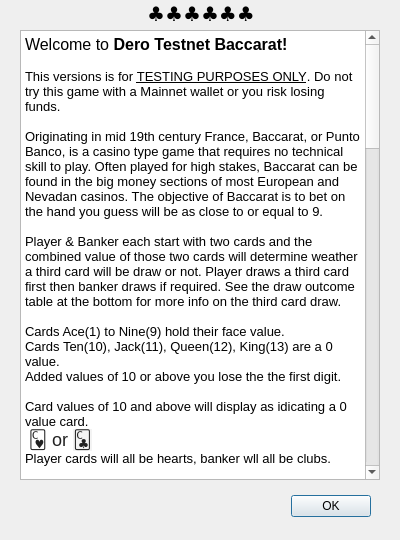
 <widget class="QDialog" name="helpmenu">
  <property name="geometry">
   <rect>
    <x>0</x>
    <y>0</y>
    <width>400</width>
    <height>540</height>
   </rect>
  </property>
  <property name="windowTitle">
   <string>Menu</string>
  </property>
  <widget class="QDialogButtonBox" name="buttonBox">
   <property name="geometry">
    <rect>
     <x>30</x>
     <y>490</y>
     <width>341</width>
     <height>32</height>
    </rect>
   </property>
   <property name="orientation">
    <enum>Qt::Horizontal</enum>
   </property>
   <property name="standardButtons">
    <set>QDialogButtonBox::Ok</set>
   </property>
  </widget>
  <widget class="QTextBrowser" name="textBrowser">
   <property name="geometry">
    <rect>
     <x>20</x>
     <y>30</y>
     <width>360</width>
     <height>450</height>
    </rect>
   </property>
   <property name="html">
    <string>&lt;!DOCTYPE HTML PUBLIC &quot;-//W3C//DTD HTML 4.0//EN&quot; &quot;http://www.w3.org/TR/REC-html40/strict.dtd&quot;&gt;
&lt;html&gt;&lt;head&gt;&lt;meta name=&quot;qrichtext&quot; content=&quot;1&quot; /&gt;&lt;style type=&quot;text/css&quot;&gt;
p, li { white-space: pre-wrap; }
&lt;/style&gt;&lt;/head&gt;&lt;body style=&quot; font-family:'Ubuntu'; font-size:10pt; font-weight:400; font-style:normal;&quot;&gt;
&lt;p style=&quot; margin-top:0px; margin-bottom:0px; margin-left:0px; margin-right:0px; -qt-block-indent:0; text-indent:0px;&quot;&gt;&lt;span style=&quot; font-size:12pt; background-color:transparent;&quot;&gt;Welcome to &lt;/span&gt;&lt;span style=&quot; font-size:12pt; font-weight:600; background-color:transparent;&quot;&gt;Dero&lt;/span&gt;&lt;span style=&quot; font-size:12pt; background-color:transparent;&quot;&gt; &lt;/span&gt;&lt;span style=&quot; font-size:12pt; font-weight:600; background-color:transparent;&quot;&gt;Testnet Baccarat!&lt;/span&gt;&lt;span style=&quot; font-size:12pt; background-color:transparent;&quot;&gt; &lt;/span&gt;&lt;/p&gt;
&lt;p style=&quot;-qt-paragraph-type:empty; margin-top:0px; margin-bottom:0px; margin-left:0px; margin-right:0px; -qt-block-indent:0; text-indent:0px;&quot;&gt;&lt;br /&gt;&lt;/p&gt;
&lt;p style=&quot; margin-top:0px; margin-bottom:0px; margin-left:0px; margin-right:0px; -qt-block-indent:0; text-indent:0px;&quot;&gt;&lt;span style=&quot; background-color:transparent;&quot;&gt;This versions is for &lt;/span&gt;&lt;span style=&quot; text-decoration: underline; background-color:transparent;&quot;&gt;TESTING PURPOSES ONLY&lt;/span&gt;&lt;span style=&quot; background-color:transparent;&quot;&gt;. Do not try this game with a Mainnet wallet or you risk losing funds.&lt;/span&gt;&lt;/p&gt;
&lt;p style=&quot;-qt-paragraph-type:empty; margin-top:0px; margin-bottom:0px; margin-left:0px; margin-right:0px; -qt-block-indent:0; text-indent:0px;&quot;&gt;&lt;br /&gt;&lt;/p&gt;
&lt;p style=&quot; margin-top:0px; margin-bottom:0px; margin-left:0px; margin-right:0px; -qt-block-indent:0; text-indent:0px;&quot;&gt;&lt;span style=&quot; background-color:transparent;&quot;&gt;Originating in mid 19th century France, Baccarat, or Punto Banco, is a casino type game that requires no technical skill to play. Often played for high stakes, Baccarat can be found in the big money sections of most European and Nevadan casinos. The objective of Baccarat is to bet on the hand you guess will be as close to or equal to 9. &lt;/span&gt;&lt;/p&gt;
&lt;p style=&quot;-qt-paragraph-type:empty; margin-top:0px; margin-bottom:0px; margin-left:0px; margin-right:0px; -qt-block-indent:0; text-indent:0px;&quot;&gt;&lt;br /&gt;&lt;/p&gt;
&lt;p style=&quot; margin-top:0px; margin-bottom:0px; margin-left:0px; margin-right:0px; -qt-block-indent:0; text-indent:0px;&quot;&gt;&lt;span style=&quot; background-color:transparent;&quot;&gt;Player &amp;amp; Banker each start with two cards and the combined value of those two cards will determine weather a third card will be draw or not. Player draws a third card first then banker draws if required. See the draw outcome table at the bottom for more info on the third card draw.&lt;/span&gt;&lt;/p&gt;
&lt;p style=&quot;-qt-paragraph-type:empty; margin-top:0px; margin-bottom:0px; margin-left:0px; margin-right:0px; -qt-block-indent:0; text-indent:0px;&quot;&gt;&lt;br /&gt;&lt;/p&gt;
&lt;p style=&quot; margin-top:0px; margin-bottom:0px; margin-left:0px; margin-right:0px; -qt-block-indent:0; text-indent:0px;&quot;&gt;&lt;span style=&quot; background-color:transparent;&quot;&gt;Cards Ace(1) to Nine(9) hold their face value.&lt;/span&gt;&lt;/p&gt;
&lt;p style=&quot; margin-top:0px; margin-bottom:0px; margin-left:0px; margin-right:0px; -qt-block-indent:0; text-indent:0px;&quot;&gt;&lt;span style=&quot; background-color:transparent;&quot;&gt;Cards Ten(10), Jack(11), Queen(12), King(13) are a 0 value.&lt;/span&gt;&lt;/p&gt;
&lt;p style=&quot; margin-top:0px; margin-bottom:0px; margin-left:0px; margin-right:0px; -qt-block-indent:0; text-indent:0px;&quot;&gt;&lt;span style=&quot; background-color:transparent;&quot;&gt;Added values of 10 or above you lose the the first digit.&lt;/span&gt;&lt;/p&gt;
&lt;p style=&quot;-qt-paragraph-type:empty; margin-top:0px; margin-bottom:0px; margin-left:0px; margin-right:0px; -qt-block-indent:0; text-indent:0px;&quot;&gt;&lt;br /&gt;&lt;/p&gt;
&lt;p style=&quot; margin-top:0px; margin-bottom:0px; margin-left:0px; margin-right:0px; -qt-block-indent:0; text-indent:0px;&quot;&gt;&lt;span style=&quot; background-color:transparent;&quot;&gt;Card values of 10 and above will display as idicating a 0 value card.&lt;/span&gt;&lt;/p&gt;
&lt;p style=&quot; margin-top:0px; margin-bottom:0px; margin-left:0px; margin-right:0px; -qt-block-indent:0; text-indent:0px;&quot;&gt;&lt;span style=&quot; background-color:transparent;&quot;&gt; &lt;/span&gt;&lt;span style=&quot; font-family:'source_sans_proregular,helvetica neue,Arial,Helvetica,Geneva,sans-serif'; font-size:18px; color:#222222; background-color:#ffffff;&quot;&gt;🂼 or &lt;/span&gt;&lt;span style=&quot; font-family:'source_sans_proregular,helvetica neue,Arial,Helvetica,Geneva,sans-serif'; font-size:18px; color:#222222; background-color:#f3f3f3;&quot;&gt;🃜&lt;/span&gt;&lt;/p&gt;
&lt;p style=&quot; margin-top:0px; margin-bottom:0px; margin-left:0px; margin-right:0px; -qt-block-indent:0; text-indent:0px;&quot;&gt;Player cards will all be hearts, banker wll all be clubs.&lt;/p&gt;
&lt;p style=&quot;-qt-paragraph-type:empty; margin-top:0px; margin-bottom:0px; margin-left:0px; margin-right:0px; -qt-block-indent:0; text-indent:0px;&quot;&gt;&lt;br /&gt;&lt;/p&gt;
&lt;p style=&quot;-qt-paragraph-type:empty; margin-top:0px; margin-bottom:0px; margin-left:0px; margin-right:0px; -qt-block-indent:0; text-indent:0px;&quot;&gt;&lt;br /&gt;&lt;/p&gt;
&lt;p align=&quot;center&quot; style=&quot; margin-top:0px; margin-bottom:0px; margin-left:0px; margin-right:0px; -qt-block-indent:0; text-indent:0px;&quot;&gt;&lt;span style=&quot; font-style:italic; text-decoration: underline; background-color:transparent;&quot;&gt;Some examples&lt;/span&gt;&lt;span style=&quot; background-color:transparent;&quot;&gt;: &lt;/span&gt;&lt;/p&gt;
&lt;p align=&quot;center&quot; style=&quot;-qt-paragraph-type:empty; margin-top:0px; margin-bottom:0px; margin-left:0px; margin-right:0px; -qt-block-indent:0; text-indent:0px;&quot;&gt;&lt;br /&gt;&lt;/p&gt;
&lt;p align=&quot;center&quot; style=&quot; margin-top:0px; margin-bottom:0px; margin-left:0px; margin-right:0px; -qt-block-indent:0; text-indent:0px;&quot;&gt;&lt;span style=&quot; background-color:transparent;&quot;&gt;Two &amp;amp; Seven = Nine&lt;/span&gt;&lt;/p&gt;
&lt;p align=&quot;center&quot; style=&quot; margin-top:0px; margin-bottom:0px; margin-left:0px; margin-right:0px; -qt-block-indent:0; text-indent:0px;&quot;&gt;&lt;span style=&quot; background-color:transparent;&quot;&gt;Two &amp;amp; Nine = One &lt;/span&gt;&lt;/p&gt;
&lt;p align=&quot;center&quot; style=&quot; margin-top:0px; margin-bottom:0px; margin-left:0px; margin-right:0px; -qt-block-indent:0; text-indent:0px;&quot;&gt;&lt;span style=&quot; background-color:transparent;&quot;&gt;Seven &amp;amp; Seven = Four &lt;/span&gt;&lt;/p&gt;
&lt;p align=&quot;center&quot; style=&quot; margin-top:0px; margin-bottom:0px; margin-left:0px; margin-right:0px; -qt-block-indent:0; text-indent:0px;&quot;&gt;&lt;span style=&quot; background-color:transparent;&quot;&gt;Ten &amp;amp; Ten = Zero&lt;/span&gt;&lt;/p&gt;
&lt;p align=&quot;center&quot; style=&quot; margin-top:0px; margin-bottom:0px; margin-left:0px; margin-right:0px; -qt-block-indent:0; text-indent:0px;&quot;&gt;&lt;span style=&quot; background-color:transparent;&quot;&gt;Ten &amp;amp; King &amp;amp; 4 = Four&lt;/span&gt;&lt;/p&gt;
&lt;p align=&quot;center&quot; style=&quot;-qt-paragraph-type:empty; margin-top:0px; margin-bottom:0px; margin-left:0px; margin-right:0px; -qt-block-indent:0; text-indent:0px;&quot;&gt;&lt;br /&gt;&lt;/p&gt;
&lt;p align=&quot;center&quot; style=&quot; margin-top:0px; margin-bottom:0px; margin-left:0px; margin-right:0px; -qt-block-indent:0; text-indent:0px;&quot;&gt;		&lt;/p&gt;
&lt;p style=&quot; margin-top:0px; margin-bottom:0px; margin-left:0px; margin-right:0px; -qt-block-indent:0; text-indent:0px;&quot;&gt;&lt;span style=&quot; font-size:12pt; text-decoration: underline; background-color:transparent;&quot;&gt;How to Play&lt;/span&gt;&lt;span style=&quot; font-size:12pt; background-color:transparent;&quot;&gt;:&lt;/span&gt;&lt;/p&gt;
&lt;p style=&quot; margin-top:0px; margin-bottom:0px; margin-left:0px; margin-right:0px; -qt-block-indent:0; text-indent:0px;&quot;&gt;&lt;span style=&quot; background-color:transparent;&quot;&gt;Enter your daemon &amp;amp; wallet rpc address in the box provided and click connect. If you have a rpc user:pass you can enter it in the boxes provided if not leave blank. Click connect for daemon &amp;amp; wallet, if connection is successful you will see the connected &lt;/span&gt;&lt;span style=&quot; font-weight:600; background-color:transparent;&quot;&gt;box checked&lt;/span&gt;&lt;span style=&quot; background-color:transparent;&quot;&gt;. If the connected box is &lt;/span&gt;&lt;span style=&quot; font-style:italic; background-color:transparent;&quot;&gt;not checked&lt;/span&gt;&lt;span style=&quot; background-color:transparent;&quot;&gt; you are not connected and will not be able play.&lt;/span&gt;&lt;/p&gt;
&lt;p style=&quot;-qt-paragraph-type:empty; margin-top:0px; margin-bottom:0px; margin-left:0px; margin-right:0px; -qt-block-indent:0; text-indent:0px;&quot;&gt;&lt;br /&gt;&lt;/p&gt;
&lt;p style=&quot; margin-top:0px; margin-bottom:0px; margin-left:0px; margin-right:0px; -qt-block-indent:0; text-indent:0px;&quot;&gt;&lt;span style=&quot; background-color:transparent;&quot;&gt;Once connected you can click the Get Chips button to get Chips to play with. Dero Testnet Baccarat ONLY accepts Chips for betting. You can click the Trade Chips button to swap your chips back to Dero. &lt;/span&gt;&lt;/p&gt;
&lt;p align=&quot;center&quot; style=&quot; margin-top:0px; margin-bottom:0px; margin-left:0px; margin-right:0px; -qt-block-indent:0; text-indent:0px;&quot;&gt;&lt;span style=&quot; font-style:italic; background-color:transparent;&quot;&gt;Exchange rate : 1 Dero = 9 Chips.&lt;/span&gt;&lt;/p&gt;
&lt;p style=&quot;-qt-paragraph-type:empty; margin-top:0px; margin-bottom:0px; margin-left:0px; margin-right:0px; -qt-block-indent:0; text-indent:0px;&quot;&gt;&lt;br /&gt;&lt;/p&gt;
&lt;p style=&quot; margin-top:0px; margin-bottom:0px; margin-left:0px; margin-right:0px; -qt-block-indent:0; text-indent:0px;&quot;&gt;&lt;span style=&quot; background-color:transparent;&quot;&gt;To place a bet click on player or banker or tie. One bet per hand currently (ei. no betting on player + tie in one single hand). A confirmation box will pop up to confirm your selected bet. If the displayed bet is correct, click Yes. You will then receive a Hand TXID. You have now placed a bet! &lt;/span&gt;&lt;/p&gt;
&lt;p style=&quot;-qt-paragraph-type:empty; margin-top:0px; margin-bottom:0px; margin-left:0px; margin-right:0px; -qt-block-indent:0; text-indent:0px;&quot;&gt;&lt;br /&gt;&lt;/p&gt;
&lt;p style=&quot; margin-top:0px; margin-bottom:0px; margin-left:0px; margin-right:0px; -qt-block-indent:0; text-indent:0px;&quot;&gt;&lt;span style=&quot; background-color:transparent;&quot;&gt;Your hand result should pop on screen 30 seconds after you've placed a bet. If you would like to confirm the app displayed the correct hand result for the hand you just bet on there are a couple ways to do so. Using your Hand TXID, you can the view latest hand result on the explorer by looking at the contract. The SC info and hand hand values will also pop up on your terminal after each hand is played so you are to cross reference there as well.&lt;/span&gt;&lt;/p&gt;
&lt;p style=&quot;-qt-paragraph-type:empty; margin-top:0px; margin-bottom:0px; margin-left:0px; margin-right:0px; -qt-block-indent:0; text-indent:0px;&quot;&gt;&lt;br /&gt;&lt;/p&gt;
&lt;p style=&quot; margin-top:0px; margin-bottom:0px; margin-left:0px; margin-right:0px; -qt-block-indent:0; text-indent:0px;&quot;&gt;&lt;span style=&quot; font-size:12pt; text-decoration: underline; background-color:transparent;&quot;&gt;Draw&lt;/span&gt;&lt;span style=&quot; font-size:12pt; background-color:transparent;&quot;&gt;:&lt;/span&gt;&lt;/p&gt;
&lt;p style=&quot; margin-top:0px; margin-bottom:0px; margin-left:0px; margin-right:0px; -qt-block-indent:0; text-indent:0px;&quot;&gt;&lt;span style=&quot; background-color:transparent;&quot;&gt;Player &amp;amp; banker both start the game with two cards. If player or banker has a natural 8 or 9 (ei. two card total of 8 or 9, Four + Five = Nine) there will be &lt;/span&gt;&lt;span style=&quot; font-weight:600; background-color:transparent;&quot;&gt;NO DRAW&lt;/span&gt;&lt;span style=&quot; background-color:transparent;&quot;&gt; for either player or banker. Player draws first card and will &lt;/span&gt;&lt;span style=&quot; font-weight:600; background-color:transparent;&quot;&gt;only&lt;/span&gt;&lt;span style=&quot; background-color:transparent;&quot;&gt; draw on a total of 5 or less. Player will stand on two card total of 6 or above.&lt;/span&gt;&lt;/p&gt;
&lt;p style=&quot;-qt-paragraph-type:empty; margin-top:0px; margin-bottom:0px; margin-left:0px; margin-right:0px; -qt-block-indent:0; text-indent:0px;&quot;&gt;&lt;br /&gt;&lt;/p&gt;
&lt;p align=&quot;center&quot; style=&quot; margin-top:0px; margin-bottom:0px; margin-left:0px; margin-right:0px; -qt-block-indent:0; text-indent:0px;&quot;&gt;&lt;span style=&quot; background-color:transparent;&quot;&gt;Banker now draws and banker draw is determined as per graph below.&lt;/span&gt;&lt;/p&gt;
&lt;p align=&quot;center&quot; style=&quot; margin-top:0px; margin-bottom:0px; margin-left:0px; margin-right:0px; -qt-block-indent:0; text-indent:0px;&quot;&gt;&lt;span style=&quot; font-weight:600; background-color:transparent;&quot;&gt;S&lt;/span&gt;&lt;span style=&quot; background-color:transparent;&quot;&gt; = stand (&lt;/span&gt;&lt;span style=&quot; font-weight:600; background-color:transparent;&quot;&gt;no&lt;/span&gt;&lt;span style=&quot; background-color:transparent;&quot;&gt; third card will be drawn)&lt;/span&gt;&lt;/p&gt;
&lt;p align=&quot;center&quot; style=&quot; margin-top:0px; margin-bottom:0px; margin-left:0px; margin-right:0px; -qt-block-indent:0; text-indent:0px;&quot;&gt;&lt;span style=&quot; font-weight:600; background-color:transparent;&quot;&gt;H&lt;/span&gt;&lt;span style=&quot; background-color:transparent;&quot;&gt; = hit (third card &lt;/span&gt;&lt;span style=&quot; font-weight:600; background-color:transparent;&quot;&gt;will&lt;/span&gt;&lt;span style=&quot; background-color:transparent;&quot;&gt; be drawn)&lt;/span&gt;&lt;br /&gt;&lt;/p&gt;
&lt;p style=&quot;-qt-paragraph-type:empty; margin-top:0px; margin-bottom:0px; margin-left:0px; margin-right:0px; -qt-block-indent:0; text-indent:0px;&quot;&gt;&lt;br /&gt;&lt;/p&gt;
&lt;p align=&quot;center&quot; style=&quot; margin-top:0px; margin-bottom:0px; margin-left:0px; margin-right:0px; -qt-block-indent:0; text-indent:0px;&quot;&gt;                 &lt;span style=&quot; font-weight:600;&quot;&gt;Player Third Card Total&lt;/span&gt;&lt;/p&gt;
&lt;p align=&quot;center&quot; style=&quot; margin-top:0px; margin-bottom:0px; margin-left:0px; margin-right:0px; -qt-block-indent:0; text-indent:0px;&quot;&gt;                   &lt;span style=&quot; font-weight:600;&quot;&gt;0  1  2  3  4  5  6  7  8  9&lt;/span&gt;&lt;/p&gt;
&lt;p align=&quot;center&quot; style=&quot;-qt-paragraph-type:empty; margin-top:0px; margin-bottom:0px; margin-left:0px; margin-right:0px; -qt-block-indent:0; text-indent:0px; font-weight:600;&quot;&gt;&lt;br /&gt;&lt;/p&gt;
&lt;p align=&quot;center&quot; style=&quot; margin-top:0px; margin-bottom:0px; margin-left:0px; margin-right:0px; -qt-block-indent:0; text-indent:0px;&quot;&gt;&lt;span style=&quot; font-weight:600; font-style:italic;&quot;&gt;        9        &lt;/span&gt;&lt;span style=&quot; font-style:italic;&quot;&gt;S  S  S  S  S  S  S  S  S  S&lt;/span&gt;&lt;/p&gt;
&lt;p align=&quot;center&quot; style=&quot; margin-top:0px; margin-bottom:0px; margin-left:0px; margin-right:0px; -qt-block-indent:0; text-indent:0px;&quot;&gt;&lt;span style=&quot; font-weight:600; font-style:italic;&quot;&gt;B     8        &lt;/span&gt;&lt;span style=&quot; font-style:italic;&quot;&gt;S  S  S  S  S  S  S  S  S  S&lt;/span&gt;&lt;/p&gt;
&lt;p align=&quot;center&quot; style=&quot; margin-top:0px; margin-bottom:0px; margin-left:0px; margin-right:0px; -qt-block-indent:0; text-indent:0px;&quot;&gt;&lt;span style=&quot; font-weight:600; font-style:italic;&quot;&gt;A     7        &lt;/span&gt;&lt;span style=&quot; font-style:italic;&quot;&gt;S  S  S  S  S  S  S  S  S  S&lt;/span&gt;&lt;/p&gt;
&lt;p align=&quot;center&quot; style=&quot; margin-top:0px; margin-bottom:0px; margin-left:0px; margin-right:0px; -qt-block-indent:0; text-indent:0px;&quot;&gt;&lt;span style=&quot; font-weight:600; font-style:italic;&quot;&gt;N     6        &lt;/span&gt;&lt;span style=&quot; font-style:italic;&quot;&gt;S  S  S  S  S  S  H  H  S  S&lt;/span&gt;&lt;/p&gt;
&lt;p align=&quot;center&quot; style=&quot; margin-top:0px; margin-bottom:0px; margin-left:0px; margin-right:0px; -qt-block-indent:0; text-indent:0px;&quot;&gt;&lt;span style=&quot; font-weight:600; font-style:italic;&quot;&gt;K     5        &lt;/span&gt;&lt;span style=&quot; font-style:italic;&quot;&gt;S  S  S  S  H  H  H  H  S  S&lt;/span&gt;&lt;/p&gt;
&lt;p align=&quot;center&quot; style=&quot; margin-top:0px; margin-bottom:0px; margin-left:0px; margin-right:0px; -qt-block-indent:0; text-indent:0px;&quot;&gt;&lt;span style=&quot; font-weight:600; font-style:italic;&quot;&gt;E     4        &lt;/span&gt;&lt;span style=&quot; font-style:italic;&quot;&gt;S  S  H  H  H  H  H  H  S  S&lt;/span&gt;&lt;/p&gt;
&lt;p align=&quot;center&quot; style=&quot; margin-top:0px; margin-bottom:0px; margin-left:0px; margin-right:0px; -qt-block-indent:0; text-indent:0px;&quot;&gt;&lt;span style=&quot; font-weight:600; font-style:italic;&quot;&gt;R     3       &lt;/span&gt;&lt;span style=&quot; font-style:italic;&quot;&gt;H  H  H  H  H  H  H  H  S  H&lt;/span&gt;&lt;/p&gt;
&lt;p align=&quot;center&quot; style=&quot; margin-top:0px; margin-bottom:0px; margin-left:0px; margin-right:0px; -qt-block-indent:0; text-indent:0px;&quot;&gt;&lt;span style=&quot; font-weight:600; font-style:italic;&quot;&gt;       2        &lt;/span&gt;&lt;span style=&quot; font-style:italic;&quot;&gt;H  H  H  H  H  H  H  H  H  H&lt;/span&gt;&lt;/p&gt;
&lt;p align=&quot;center&quot; style=&quot; margin-top:0px; margin-bottom:0px; margin-left:0px; margin-right:0px; -qt-block-indent:0; text-indent:0px;&quot;&gt;&lt;span style=&quot; font-weight:600; font-style:italic;&quot;&gt;       1        &lt;/span&gt;&lt;span style=&quot; font-style:italic;&quot;&gt;H  H  H  H  H  H  H  H  H  H&lt;/span&gt;&lt;/p&gt;
&lt;p align=&quot;center&quot; style=&quot; margin-top:0px; margin-bottom:0px; margin-left:0px; margin-right:0px; -qt-block-indent:0; text-indent:0px;&quot;&gt;&lt;span style=&quot; font-weight:600; font-style:italic;&quot;&gt;       0        &lt;/span&gt;&lt;span style=&quot; font-style:italic;&quot;&gt;H  H  H  H  H  H  H  H  H  H&lt;/span&gt;&lt;/p&gt;
&lt;p align=&quot;center&quot; style=&quot; margin-top:0px; margin-bottom:0px; margin-left:0px; margin-right:0px; -qt-block-indent:0; text-indent:0px;&quot;&gt;  &lt;/p&gt;
&lt;p style=&quot; margin-top:0px; margin-bottom:0px; margin-left:0px; margin-right:0px; -qt-block-indent:0; text-indent:0px;&quot;&gt;&lt;span style=&quot; font-size:12pt; text-decoration: underline;&quot;&gt;Hand Result Display&lt;/span&gt;&lt;span style=&quot; font-size:12pt;&quot;&gt;:&lt;/span&gt;&lt;/p&gt;
&lt;p style=&quot; margin-top:0px; margin-bottom:0px; margin-left:0px; margin-right:0px; -qt-block-indent:0; text-indent:0px;&quot;&gt;Cards&lt;span style=&quot; font-weight:600;&quot;&gt; x &amp;amp; y &lt;/span&gt;are the first two cards delt. If &lt;span style=&quot; font-weight:600;&quot;&gt;x or y &lt;/span&gt;is showing 0 that means it was either a Ten(10) Jack(11) Queen(12) or King(13)&lt;/p&gt;
&lt;p style=&quot;-qt-paragraph-type:empty; margin-top:0px; margin-bottom:0px; margin-left:0px; margin-right:0px; -qt-block-indent:0; text-indent:0px;&quot;&gt;&lt;br /&gt;&lt;/p&gt;
&lt;p style=&quot; margin-top:0px; margin-bottom:0px; margin-left:0px; margin-right:0px; -qt-block-indent:0; text-indent:0px;&quot;&gt;Card &lt;span style=&quot; font-weight:600;&quot;&gt;z &lt;/span&gt;is the draw card. If  &lt;span style=&quot; font-weight:600;&quot;&gt;z &lt;/span&gt;is showing 0 it means there was no third card drawn. &lt;span style=&quot; font-weight:600;&quot;&gt;Z &lt;/span&gt;will display the number of the third card if drawn, that was you can confirm weather third card was drawn or not. &lt;/p&gt;
&lt;p style=&quot;-qt-paragraph-type:empty; margin-top:0px; margin-bottom:0px; margin-left:0px; margin-right:0px; -qt-block-indent:0; text-indent:0px;&quot;&gt;&lt;br /&gt;&lt;/p&gt;
&lt;p align=&quot;center&quot; style=&quot; margin-top:0px; margin-bottom:0px; margin-left:0px; margin-right:0px; -qt-block-indent:0; text-indent:0px;&quot;&gt;&lt;span style=&quot; font-style:italic;&quot;&gt;In this example player Z did not draw a third card &amp;amp; banker Z did draw a third card.&lt;/span&gt;&lt;/p&gt;
&lt;p style=&quot;-qt-paragraph-type:empty; margin-top:0px; margin-bottom:0px; margin-left:0px; margin-right:0px; -qt-block-indent:0; text-indent:0px; font-size:12pt;&quot;&gt;&lt;br /&gt;&lt;/p&gt;
&lt;table border=&quot;0&quot; style=&quot; margin-top:10px; margin-bottom:36px; margin-left:36px; margin-right:36px;&quot; cellspacing=&quot;2&quot; cellpadding=&quot;0&quot; bgcolor=&quot;#ffffff&quot;&gt;
&lt;tr&gt;
&lt;td&gt;&lt;/td&gt;
&lt;td&gt;&lt;/td&gt;&lt;/tr&gt;
&lt;tr&gt;
&lt;td&gt;
&lt;p align=&quot;center&quot; style=&quot; margin-top:0px; margin-bottom:0px; margin-left:0px; margin-right:0px; -qt-block-indent:0; text-indent:0px;&quot;&gt;&lt;span style=&quot; font-family:'Lucida Console,Monaco,monospace'; font-size:medium; color:#008000;&quot;&gt;2-Banker total:&lt;/span&gt;&lt;/p&gt;&lt;/td&gt;
&lt;td&gt;
&lt;p style=&quot; margin-top:0px; margin-bottom:0px; margin-left:0px; margin-right:0px; -qt-block-indent:0; text-indent:0px;&quot;&gt;&lt;span style=&quot; font-family:'Lucida Console,Monaco,monospace'; font-size:medium; color:#008000;&quot;&gt;0&lt;/span&gt;&lt;/p&gt;&lt;/td&gt;&lt;/tr&gt;
&lt;tr&gt;
&lt;td&gt;
&lt;p align=&quot;center&quot; style=&quot; margin-top:0px; margin-bottom:0px; margin-left:0px; margin-right:0px; -qt-block-indent:0; text-indent:0px;&quot;&gt;&lt;span style=&quot; font-family:'Lucida Console,Monaco,monospace'; font-size:medium; color:#008000;&quot;&gt;2-Banker x:&lt;/span&gt;&lt;/p&gt;&lt;/td&gt;
&lt;td&gt;
&lt;p style=&quot; margin-top:0px; margin-bottom:0px; margin-left:0px; margin-right:0px; -qt-block-indent:0; text-indent:0px;&quot;&gt;&lt;span style=&quot; font-family:'Lucida Console,Monaco,monospace'; font-size:medium; color:#008000;&quot;&gt;0&lt;/span&gt;&lt;/p&gt;&lt;/td&gt;&lt;/tr&gt;
&lt;tr&gt;
&lt;td&gt;
&lt;p align=&quot;center&quot; style=&quot; margin-top:0px; margin-bottom:0px; margin-left:0px; margin-right:0px; -qt-block-indent:0; text-indent:0px;&quot;&gt;&lt;span style=&quot; font-family:'Lucida Console,Monaco,monospace'; font-size:medium; color:#008000;&quot;&gt;2-Banker y:&lt;/span&gt;&lt;/p&gt;&lt;/td&gt;
&lt;td&gt;
&lt;p style=&quot; margin-top:0px; margin-bottom:0px; margin-left:0px; margin-right:0px; -qt-block-indent:0; text-indent:0px;&quot;&gt;&lt;span style=&quot; font-family:'Lucida Console,Monaco,monospace'; font-size:medium; color:#008000;&quot;&gt;0&lt;/span&gt;&lt;/p&gt;&lt;/td&gt;&lt;/tr&gt;
&lt;tr&gt;
&lt;td&gt;
&lt;p align=&quot;center&quot; style=&quot; margin-top:0px; margin-bottom:0px; margin-left:0px; margin-right:0px; -qt-block-indent:0; text-indent:0px;&quot;&gt;&lt;span style=&quot; font-family:'Lucida Console,Monaco,monospace'; font-size:medium; color:#008000;&quot;&gt;2-Banker z:&lt;/span&gt;&lt;/p&gt;&lt;/td&gt;
&lt;td&gt;
&lt;p style=&quot; margin-top:0px; margin-bottom:0px; margin-left:0px; margin-right:0px; -qt-block-indent:0; text-indent:0px;&quot;&gt;&lt;span style=&quot; font-family:'Lucida Console,Monaco,monospace'; font-size:medium; color:#008000;&quot;&gt;11&lt;/span&gt;&lt;/p&gt;&lt;/td&gt;&lt;/tr&gt;
&lt;tr&gt;
&lt;td&gt;
&lt;p align=&quot;center&quot; style=&quot; margin-top:0px; margin-bottom:0px; margin-left:0px; margin-right:0px; -qt-block-indent:0; text-indent:0px;&quot;&gt;&lt;span style=&quot; font-family:'Lucida Console,Monaco,monospace'; font-size:medium; color:#008000;&quot;&gt;2-Hand#TXID:&lt;/span&gt;&lt;/p&gt;&lt;/td&gt;
&lt;td&gt;
&lt;p style=&quot; margin-top:0px; margin-bottom:0px; margin-left:0px; margin-right:0px; -qt-block-indent:0; text-indent:0px;&quot;&gt;&lt;span style=&quot; font-family:'Lucida Console,Monaco,monospace'; font-size:medium; color:#008000;&quot;&gt;d548f05ade374278387fc2911b234c3c1bc49aeef6c336a294e95c2b4d6d5c2d&lt;/span&gt;&lt;/p&gt;&lt;/td&gt;&lt;/tr&gt;
&lt;tr&gt;
&lt;td&gt;
&lt;p align=&quot;center&quot; style=&quot; margin-top:0px; margin-bottom:0px; margin-left:0px; margin-right:0px; -qt-block-indent:0; text-indent:0px;&quot;&gt;&lt;span style=&quot; font-family:'Lucida Console,Monaco,monospace'; font-size:medium; color:#008000;&quot;&gt;2-Player total:&lt;/span&gt;&lt;/p&gt;&lt;/td&gt;
&lt;td&gt;
&lt;p style=&quot; margin-top:0px; margin-bottom:0px; margin-left:0px; margin-right:0px; -qt-block-indent:0; text-indent:0px;&quot;&gt;&lt;span style=&quot; font-family:'Lucida Console,Monaco,monospace'; font-size:medium; color:#008000;&quot;&gt;7&lt;/span&gt;&lt;/p&gt;&lt;/td&gt;&lt;/tr&gt;
&lt;tr&gt;
&lt;td&gt;
&lt;p align=&quot;center&quot; style=&quot; margin-top:0px; margin-bottom:0px; margin-left:0px; margin-right:0px; -qt-block-indent:0; text-indent:0px;&quot;&gt;&lt;span style=&quot; font-family:'Lucida Console,Monaco,monospace'; font-size:medium; color:#008000;&quot;&gt;2-Player x:&lt;/span&gt;&lt;/p&gt;&lt;/td&gt;
&lt;td&gt;
&lt;p style=&quot; margin-top:0px; margin-bottom:0px; margin-left:0px; margin-right:0px; -qt-block-indent:0; text-indent:0px;&quot;&gt;&lt;span style=&quot; font-family:'Lucida Console,Monaco,monospace'; font-size:medium; color:#008000;&quot;&gt;0&lt;/span&gt;&lt;/p&gt;&lt;/td&gt;&lt;/tr&gt;
&lt;tr&gt;
&lt;td&gt;
&lt;p align=&quot;center&quot; style=&quot; margin-top:0px; margin-bottom:0px; margin-left:0px; margin-right:0px; -qt-block-indent:0; text-indent:0px;&quot;&gt;&lt;span style=&quot; font-family:'Lucida Console,Monaco,monospace'; font-size:medium; color:#008000;&quot;&gt;2-Player y:&lt;/span&gt;&lt;/p&gt;&lt;/td&gt;
&lt;td&gt;
&lt;p style=&quot; margin-top:0px; margin-bottom:0px; margin-left:0px; margin-right:0px; -qt-block-indent:0; text-indent:0px;&quot;&gt;&lt;span style=&quot; font-family:'Lucida Console,Monaco,monospace'; font-size:medium; color:#008000;&quot;&gt;7&lt;/span&gt;&lt;/p&gt;&lt;/td&gt;&lt;/tr&gt;
&lt;tr&gt;
&lt;td&gt;
&lt;p align=&quot;center&quot; style=&quot; margin-top:0px; margin-bottom:0px; margin-left:0px; margin-right:0px; -qt-block-indent:0; text-indent:0px;&quot;&gt;&lt;span style=&quot; font-family:'Lucida Console,Monaco,monospace'; font-size:medium; color:#008000;&quot;&gt;2-Player z:&lt;/span&gt;&lt;/p&gt;&lt;/td&gt;
&lt;td&gt;
&lt;p style=&quot; margin-top:0px; margin-bottom:0px; margin-left:0px; margin-right:0px; -qt-block-indent:0; text-indent:0px;&quot;&gt;&lt;span style=&quot; font-family:'Lucida Console,Monaco,monospace'; font-size:medium; color:#008000;&quot;&gt;0&lt;/span&gt;&lt;/p&gt;&lt;/td&gt;&lt;/tr&gt;
&lt;tr&gt;
&lt;td&gt;
&lt;p align=&quot;center&quot; style=&quot; margin-top:0px; margin-bottom:0px; margin-left:0px; margin-right:0px; -qt-block-indent:0; text-indent:0px;&quot;&gt;&lt;span style=&quot; font-family:'Lucida Console,Monaco,monospace'; font-size:medium; color:#008000;&quot;&gt;2============&lt;/span&gt;&lt;/p&gt;&lt;/td&gt;
&lt;td&gt;&lt;/td&gt;&lt;/tr&gt;&lt;/table&gt;
&lt;p style=&quot; margin-top:0px; margin-bottom:0px; margin-left:0px; margin-right:0px; -qt-block-indent:0; text-indent:0px;&quot;&gt;&lt;br /&gt;&lt;span style=&quot; font-size:11pt;&quot;&gt;You can return to this menu at any time by pressing the help button.&lt;/span&gt;&lt;/p&gt;
&lt;p style=&quot;-qt-paragraph-type:empty; margin-top:0px; margin-bottom:0px; margin-left:0px; margin-right:0px; -qt-block-indent:0; text-indent:0px;&quot;&gt;&lt;br /&gt;&lt;/p&gt;
&lt;p style=&quot; margin-top:0px; margin-bottom:0px; margin-left:0px; margin-right:0px; -qt-block-indent:0; text-indent:0px;&quot;&gt;♣Made by SixofClubs♣&lt;/p&gt;
&lt;p style=&quot;-qt-paragraph-type:empty; margin-top:0px; margin-bottom:0px; margin-left:0px; margin-right:0px; -qt-block-indent:0; text-indent:0px;&quot;&gt;&lt;br /&gt;&lt;/p&gt;
&lt;p style=&quot; margin-top:0px; margin-bottom:0px; margin-left:0px; margin-right:0px; -qt-block-indent:0; text-indent:0px;&quot;&gt;Github repo: &lt;a href=&quot;https://github.com/SixofClubsss/Dero-Testnet-Baccarat&quot;&gt;&lt;span style=&quot; text-decoration: underline; color:#007af4;&quot;&gt;https://github.com/SixofClubsss/Dero-Testnet-Baccarat&lt;/span&gt;&lt;/a&gt;&lt;/p&gt;
&lt;p style=&quot;-qt-paragraph-type:empty; margin-top:0px; margin-bottom:0px; margin-left:0px; margin-right:0px; -qt-block-indent:0; text-indent:0px; text-decoration: underline; color:#007af4;&quot;&gt;&lt;br /&gt;&lt;/p&gt;
&lt;p style=&quot; margin-top:0px; margin-bottom:0px; margin-left:0px; margin-right:0px; -qt-block-indent:0; text-indent:0px;&quot;&gt;Donations are graciously accepted.&lt;/p&gt;
&lt;p style=&quot;-qt-paragraph-type:empty; margin-top:0px; margin-bottom:0px; margin-left:0px; margin-right:0px; -qt-block-indent:0; text-indent:0px;&quot;&gt;&lt;br /&gt;&lt;/p&gt;
&lt;p style=&quot; margin-top:0px; margin-bottom:0px; margin-left:0px; margin-right:0px; -qt-block-indent:0; text-indent:0px;&quot;&gt;&lt;span style=&quot; font-style:italic;&quot;&gt;Dero address&lt;/span&gt;: &lt;span style=&quot; font-family:'-apple-system,BlinkMacSystemFont,Segoe UI,Helvetica,Arial,sans-serif,Apple Color Emoji,Segoe UI Emoji'; font-size:16px; color:#c9d1d9; background-color:#0d1117;&quot;&gt;dero1qyr8yjnu6cl2c5yqkls0hmxe6rry77kn24nmc5fje6hm9jltyvdd5qq4hn5pn&lt;/span&gt;&lt;/p&gt;&lt;/body&gt;&lt;/html&gt;</string>
   </property>
   <property name="openExternalLinks">
    <bool>true</bool>
   </property>
  </widget>
  <widget class="QLabel" name="clubsLabel">
   <property name="geometry">
    <rect>
     <x>80</x>
     <y>0</y>
     <width>242</width>
     <height>25</height>
    </rect>
   </property>
   <property name="palette">
    <palette>
     <active>
      <colorrole role="WindowText">
       <brush brushstyle="SolidPattern">
        <color alpha="255">
         <red>0</red>
         <green>0</green>
         <blue>0</blue>
        </color>
       </brush>
      </colorrole>
     </active>
     <inactive>
      <colorrole role="WindowText">
       <brush brushstyle="SolidPattern">
        <color alpha="255">
         <red>0</red>
         <green>0</green>
         <blue>0</blue>
        </color>
       </brush>
      </colorrole>
     </inactive>
     <disabled>
      <colorrole role="WindowText">
       <brush brushstyle="SolidPattern">
        <color alpha="96">
         <red>164</red>
         <green>166</green>
         <blue>168</blue>
        </color>
       </brush>
      </colorrole>
     </disabled>
    </palette>
   </property>
   <property name="font">
    <font>
     <family>Ubuntu Thin</family>
     <pointsize>15</pointsize>
     <weight>50</weight>
     <bold>false</bold>
    </font>
   </property>
   <property name="text">
    <string>♣♣♣♣♣♣</string>
   </property>
   <property name="alignment">
    <set>Qt::AlignCenter</set>
   </property>
  </widget>
 </widget>
